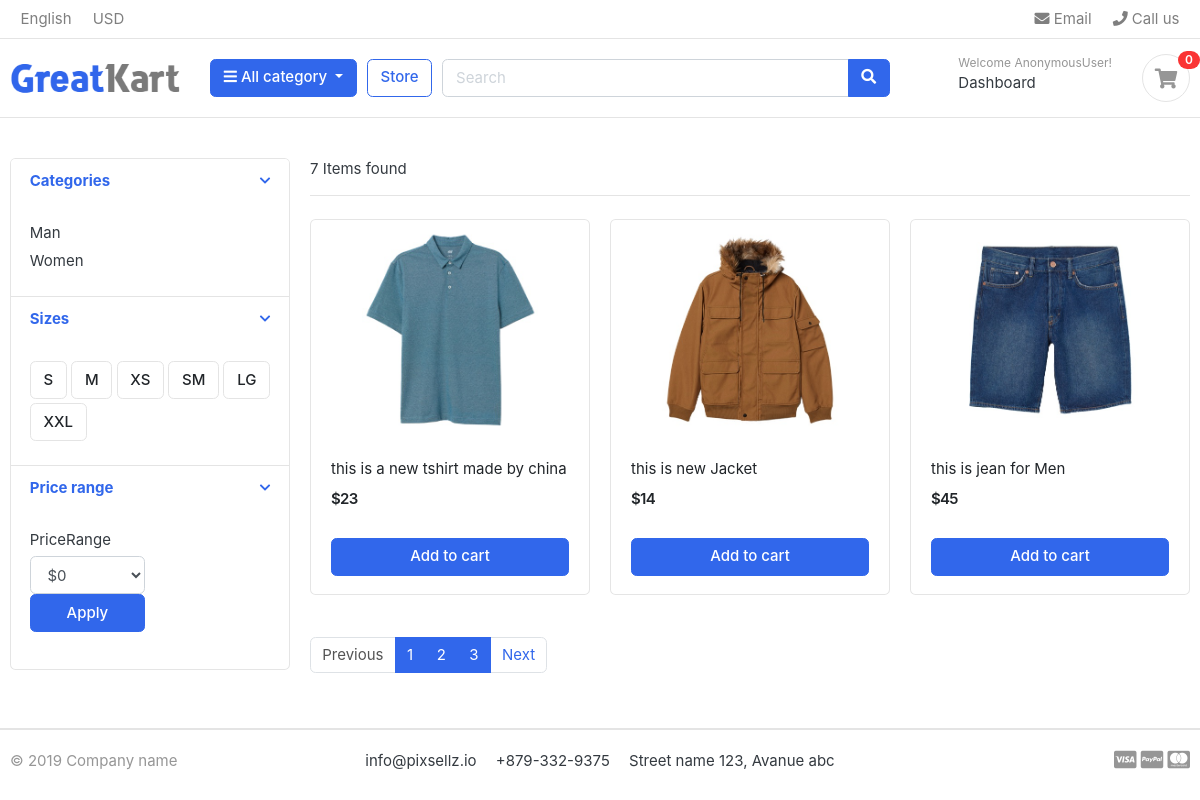
/Search/, run on the app's committed database.
### Categories/models.py (models this page shows, shortened)
class Category(models.Model):
    Choices=[
        ('Man','Man'),
        ('Women','Women'),
        ('Electronic','Electronic'),
        ('Tshirt', 'Tshirt'),
        ('Pants', 'Pants'),
        ('Accessories', 'Accessories'),
        ('Bags', 'Bags'),
        ('Shoes','Shoes'),
        ('Jacket','Jacket')
    ]
    ParentCategory=models.CharField(choices=Choices,max_length=50,null=True,blank=True)
    Parentitem=models.ForeignKey('self',blank=True,null=True,related_name='children',on_delete=models.CASCADE)
    def pass_parentname_url(self):
        return reverse('CategorySearch',args=[self.ParentCategory])

### SizeColor/models.py (models this page shows)
class Sizes(models.Model):
    SizeRate = [
        ('S', 'S'),
        ('M', 'M'),
        ('XS', 'XS'),
        ('SM', 'SM'),
        ('LG', 'LG'),
        ('XXL', 'XXL')
    ]
    SizeRate=models.CharField(choices=SizeRate,max_length=50)
    def __str__(self):
        return self.SizeRate

### Product/models.py (models this page shows, shortened)
class ProductDetail(models.Model):
    Pro_Detail=models.ForeignKey(Product,on_delete=models.CASCADE)
    Pro_Cat=models.ForeignKey(Category,on_delete=models.CASCADE)
    Pro_size=models.ForeignKey(Sizes,on_delete=models.CASCADE,null=True,blank=True)
    Pro_color=models.ForeignKey(Colors,on_delete=models.CASCADE,null=True,blank=True)
    objects=ProductDetail_Manger()
    def pass_value_to_url(self):
        return reverse('ProductDetailView',args=[self.id])

class Product(models.Model):
    Rate = [
        ('High', 'High'),
        ('Low', 'Low'),
        ('Affordable', 'Affordable')
    ]
    title=models.CharField(max_length=150)
    image=models.ImageField(upload_to='Photos/Product/',null=True)
    description=models.CharField(max_length=150)
    price=models.IntegerField(default=0,null=True,blank=True)
    rate=models.CharField(choices=Rate,max_length=50,null=True,blank=True)
    brand=models.CharField(max_length=50,default="Tommy")
    objects=ProductMange()

### Product/views.py (the view)
# urls.py: path('Search/',searchview.as_view(),name="Search"),
class searchview(ListView):
    model = ProductDetail
    template_name = 'SearchResult/SearchResult.html'
    paginate_by = 3
    count=None
    SearchFilter=None
    def get_queryset(self):
        if( self.SearchFilter):
            return self.SearchFilter
        name=self.request.GET.get('q')
        if name is None:
            self.count=ProductDetail.objects.all().count()
            return ProductDetail.objects.all()
        else:
            self.count=ProductDetail.objects.Searhcitem(name).count()
            return ProductDetail.objects.Searhcitem(name)
    def get_context_data(self, *args, **kwargs):
        context=super(searchview,self).get_context_data(*args,**kwargs)
        categories=Category.objects.filter(Parentitem=None).distinct()
        SizeRates=Sizes.objects.all().distinct()
        context['Categories']=categories
        context['SizeRates']=SizeRates
        context['Counts']=self.count
        return context

### Comments/context_processors.py
class CommentForm(ModelForm):
    class Meta:
        model=Comments
        fields=['Description']
        widgets={
            'Description':Textarea()
        }

### Categories/context_processors.py (called while the page is built)
def CategoriesItem(request):
    categories = Category.objects.all().exclude(Parentitem=None).values('ParentCategory')
    category_item = []
    for category in categories:
        for key in category:
            category_item.append(category.get(key))
    return dict(CategoriesItem=set(category_item))

### Comments/context_processors.py (called while the page is built)
def passform(request):
    return dict(commentform=CommentForm())

def pass_all_comments(request):
    return dict(comments=Comments.objects.all())

### DjangoProject/context_processors.py (called while the page is built)
def orderusercount(request):
    userid = request.user.id
    orderscount = OrderDetail.objects.filter(orderdetail__UserOder__user_id=userid,
                                             orderdetail__transaction=False).aggregate(
        userordercount=Count('productorder'))
    return dict(count=orderscount['userordercount'])

### Product/context_processors.py (called while the page is built)
def populare_product(request):
    mostcount=OrderDetail.objects.order_by('order_count')[:3]
    return dict(mostcount=mostcount)

### templates/SearchResult/SearchResult.html (shortened to what this page needs)
{% extends 'base.html' %}
{% load static %}
{% block content %}
<section class="section-content padding-y">
<div class="container">
<div class="row">
	<aside class="col-md-3">
<div class="card">
	<article class="filter-group">
		<header class="card-header">
			<a href="#" data-toggle="collapse" data-target="#collapse_1" aria-expanded="true" class="">
				<i class="icon-control fa fa-chevron-down"></i>
				<h6 class="title">Categories</h6>
			</a>
		</header>
		<div class="filter-content collapse show" id="collapse_1" style="">
			<div class="card-body">
				<ul class="list-menu">
                    {% for category in Categories %}
				<li><a href="{{ category.pass_parentname_url }}">{{ category.ParentCategory }}  </a></li>
                    {% endfor %}
				</ul>
			</div>
		</div>
	</article>
	<article class="filter-group">
		<header class="card-header">
			<a href="#" data-toggle="collapse" data-target="#collapse_4" aria-expanded="true" class="">
				<i class="icon-control fa fa-chevron-down"></i>
				<h6 class="title">Sizes </h6>
			</a>
		</header>
		<div class="filter-content collapse show" id="collapse_4" style="">
			<div id="size_parent" class="card-body">
                {% for size in SizeRates %}
			  <label  class="checkbox-btn">
			    <span id="size{{ forloop.counter }}" onclick="ChangeSize('{{ size }}','{{ forloop.counter }}')" style="" title="{{ size }}" class="btn btn-light"> {{ size}} </span>
			  </label>
                {% endfor %}
		</div>
		</div>
	</article>
	<article class="filter-group">
		<header class="card-header">
			<a href="#" data-toggle="collapse" data-target="#collapse_3" aria-expanded="true" class="">
				<i class="icon-control fa fa-chevron-down"></i>
				<h6 class="title">Price range </h6>
			</a>
		</header>
		<div class="filter-content collapse show" id="collapse_3" style="">
			<div class="card-body">
				<div class="form-row">
				<div class="form-group col-md-6">
				  <label>PriceRange</label>
				  	<select onchange="SelectMaxValue()" id="MaxPriceSelect" class="mr-2 form-control">
						<option value="0">$0</option>
					</select>
				<button onclick="ApplyButton()" class="btn btn-block btn-primary">Apply</button>
			</div>
		</div>
	</article>
</div>
	</aside>
	<main class="col-md-9">
<header class="border-bottom mb-4 pb-3">
		<div class="form-inline">
			<span class="mr-md-auto">{{ Counts }} Items found </span>
		</div>
</header>
<div class="row">
    {% for product in page_obj %}
	<div class="col-md-4">
		<figure class="card card-product-grid">
			<div class="img-wrap">
				<img src="{{ product.Pro_Detail.image.url }}">
			</div>
			<figcaption class="info-wrap">
				<div class="fix-height">
					<a href="./product-detail.html" class="title">{{ product.Pro_Detail.description }}</a>
					<div class="price-wrap mt-2">
						<span class="price">${{ product.Pro_Detail.price }}</span>
					</div>
				</div>
				<a href="{{ product.pass_value_to_url }}" class="btn btn-block btn-primary">Add to cart </a>
			</figcaption>
		</figure>
	</div>
    {% endfor %}
</div>
<nav class="mt-4" aria-label="Page navigation sample">
{% if page_obj.has_other_pages %}
  <ul class="pagination">
      {% if page_obj.has_previous %}
    <li class="page-item "><a class="page-link" href="?page={{ page_obj.previous_page_number }}">Previous</a></li>
      {% else %}
      <li class="page-item disabled"><a class="page-link" href="#">Previous</a></li>
      {% endif %}
  {% for i in page_obj.paginator.page_range %}
    <li class="page-item active"><a class="page-link" href="?page={{ i }}">{{ i }}</a></li>
  {% endfor %}
  {% if page_obj.has_next %}
    <li class="page-item"><a class="page-link" href="?page={{ page_obj.next_page_number }}">Next</a></li>
  {% else %}
  <li class="page-item"><a class="page-link" href="#">Next</a></li>
  {% endif %}
  </ul>
{% endif %}
</nav>
	</main>
</div>
</div>
</section>
{% endblock %}

### static/css/ui.css (style rules this page uses)
html { font-family: "Inter", sans-serif; font-size: 15px; }
.img-wrap { text-align: center; display: block; }
.img-wrap img { max-width: 100%; }
.price-wrap { letter-spacing: -0.7px; }
.padding-y { padding-top: 40px; padding-bottom: 40px; }
figure { margin-bottom: 0; }
article:after, .form-group:after { display: block; clear: both; content: ""; }
.btn-light { background-color: #fff; border-color: #e4e4e4; }
[class*=list-] li:after { visibility: hidden; display: block; content: ""; overflow: hidden; height: 0; clear: both; }
.list-menu { list-style: none; margin: 0; padding-left: 0; }
.list-menu li { margin-bottom: 5px; }
.list-menu a { color: #343a40; }
[class*=card-product] a.title { color: #212529; display: block; }
[class*=card-product] .img-wrap { overflow: hidden; position: relative; }
[class*=card-product] .img-wrap img { height: 100%; max-width: 100%; width: auto; display: inline-block; -o-object-fit: cover; object-fit: cover; }
.card-product-grid { margin-bottom: 20px; }
.card-product-grid .img-wrap { border-radius: 0.2rem 0.2rem 0 0; height: 220px; }
.card-product-grid .info-wrap { overflow: hidden; padding: 18px 20px; }
.card-product-grid .fix-height { height: 80px; overflow: hidden; }
.card .img-wrap { overflow: hidden; }
.price { font-weight: 600; color: #212529; }
.icon-control { margin-top: 5px; float: right; font-size: 80%; }
.card-header .title { margin-bottom: 0; line-height: 1.5; }
.filter-group { border-bottom: 1px solid #e4e4e4; }
.filter-group .card-header { border-bottom: 0; }
.filter-group:last-child { border-bottom: 0; }
.checkbox-btn { position: relative; }

### data on the page
Category: ParentCategory "Man"
Category: ParentCategory "Women"
Sizes: SizeRate "S"
Sizes: SizeRate "M"
Sizes: SizeRate "XS"
Sizes: SizeRate "SM"
Sizes: SizeRate "LG"
Sizes: SizeRate "XXL"
ProductDetail: Pro_Detail.image (picture), Pro_Detail.description "this is a new tshirt made by china", Pro_Detail.price "23"
ProductDetail: Pro_Detail.image (picture), Pro_Detail.description "this is new Jacket", Pro_Detail.price "14"
ProductDetail: Pro_Detail.image (picture), Pro_Detail.description "this is jean for Men", Pro_Detail.price "45"

### other printed values
{{ user }} "AnonymousUser"
{{ count }} "0"
{{ Counts }} "7"
{{ i }} "1" "2" "3"
